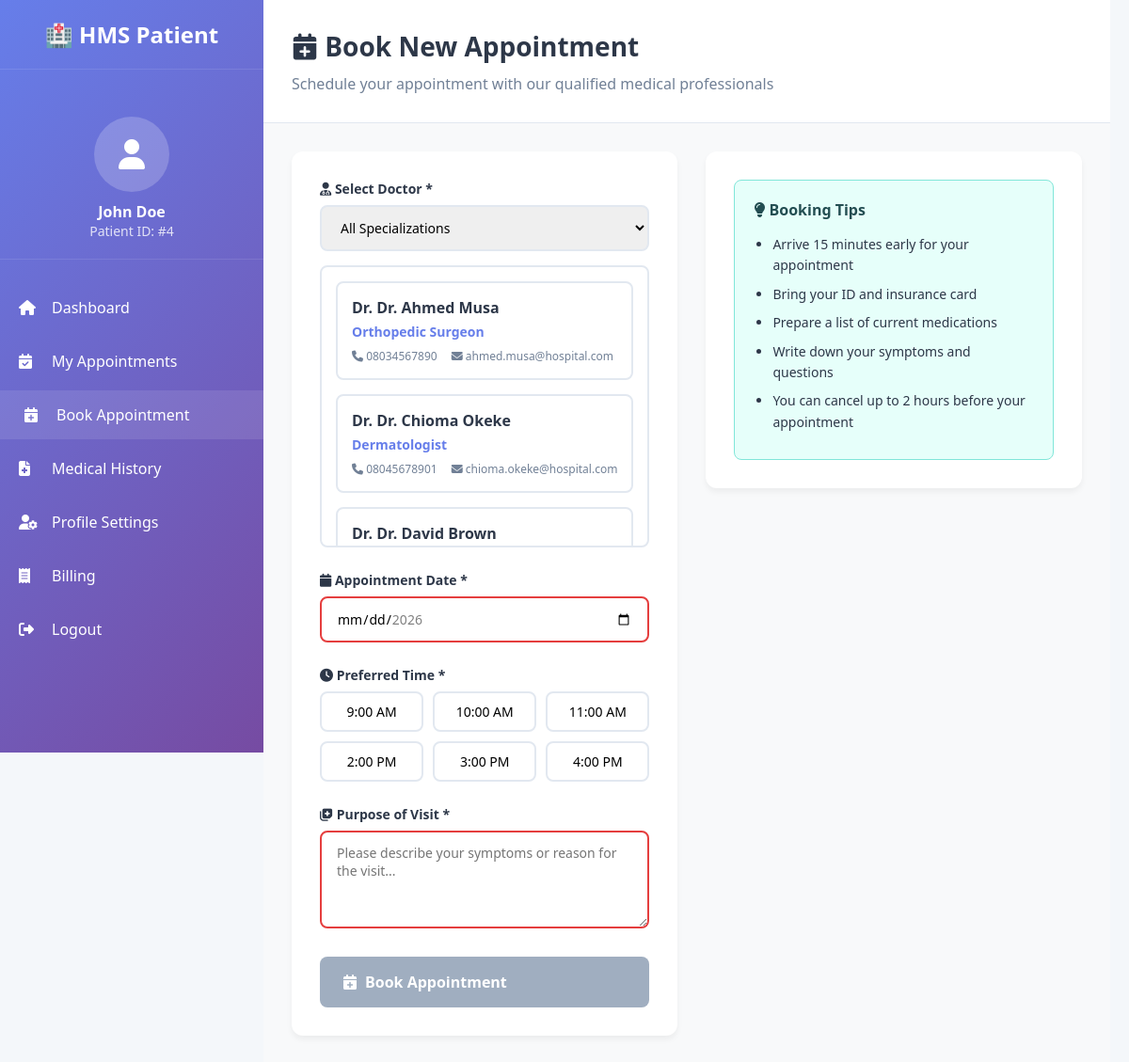
Page /dashboard/patient_book_appointment.php (signed in) on the committed database.
### tables this page shows
CREATE TABLE `patients` (
  `id` int(11) NOT NULL,
  `name` varchar(100) NOT NULL,
  `email` varchar(100) NOT NULL,
  `phone` varchar(20) NOT NULL,
  `gender` enum('Male','Female') NOT NULL,
  `age` int(11) NOT NULL,
  `created_at` timestamp NOT NULL DEFAULT current_timestamp()
);

CREATE TABLE `doctors` (
  `id` int(11) NOT NULL,
  `name` varchar(100) NOT NULL,
  `specialization` varchar(100) NOT NULL,
  `email` varchar(100) NOT NULL,
  `phone` varchar(20) NOT NULL,
  `schedule` text DEFAULT NULL,
  `created_at` timestamp NOT NULL DEFAULT current_timestamp()
);

### dashboard/patient_book_appointment.php (the view, shortened to what this page needs)
<?php
include("../includes/db.php");
$user_id = $_SESSION['user_id'];
$patient_sql = $conn->prepare("SELECT * FROM patients WHERE id = ?");
$patient_sql->bind_param("i", $user_id);
$patient_sql->execute();
$patient = $patient_sql->get_result()->fetch_assoc();
$doctors_sql = $conn->prepare("SELECT * FROM doctors ORDER BY name ASC");
$doctors_sql->execute();
$doctors_result = $doctors_sql->get_result();
?>
<!DOCTYPE html>
<html lang="en">
<head>
    <link rel="stylesheet" href="../assets/css/dashboard.css">
    <link rel="stylesheet" href="https://cdnjs.cloudflare.com/ajax/libs/font-awesome/6.4.0/css/all.min.css">
</head>
<body>
    <div class="patient-sidebar">
        <div class="sidebar-logo">
            🏥 HMS Patient
        </div>
        <div class="patient-info">
            <div class="patient-avatar">
                <i class="fas fa-user"></i>
            </div>
            <h4><?php echo htmlspecialchars($patient['name']); ?></h4>
            <p style="opacity: 0.8; font-size: 14px;">Patient ID: #<?php echo $patient['id']; ?></p>
        </div>
        <ul class="sidebar-menu">
            <li><a href="patient.php"><i class="fas fa-home"></i> Dashboard</a></li>
            <li><a href="patient_appointments.php"><i class="fas fa-calendar-check"></i> My Appointments</a></li>
            <li><a href="patient_book_appointment.php" class="active"><i class="fas fa-calendar-plus"></i> Book Appointment</a></li>
            <li><a href="patient_medical_history.php"><i class="fas fa-file-medical"></i> Medical History</a></li>
            <li><a href="patient_profile.php"><i class="fas fa-user-cog"></i> Profile Settings</a></li>
            <li><a href="patient_billing.php"><i class="fas fa-receipt"></i> Billing</a></li>
            <li>
                <a href="../logout.php" onclick="return confirm('Are you sure you want to log out?')">
                    <i class="fas fa-sign-out-alt"></i> Logout
                </a>
            </li>
        </ul>
    </div>
    <div class="patient-main-content">
        <div class="content-header">
            <h1><i class="fas fa-calendar-plus"></i> Book New Appointment</h1>
            <p>Schedule your appointment with our qualified medical professionals</p>
        </div>
        <div class="booking-container">
            <div class="booking-form">
                <form method="POST" id="bookingForm">
                    <div class="form-group">
                        <label class="form-label">
                            <i class="fas fa-user-md"></i> Select Doctor *
                        </label>
                        <div class="specialty-filter">
                            <select id="specialtyFilter" class="form-control">
                                <option value="">All Specializations</option>
                            </select>
                        </div>
                        <div class="doctor-selection" id="doctorSelection">
                            <?php while ($doctor = $doctors_result->fetch_assoc()): ?>
                                <label class="doctor-card" data-specialty="<?php echo htmlspecialchars($doctor['specialization']); ?>">
                                    <div class="doctor-info">
                                        <h4>Dr. <?php echo htmlspecialchars($doctor['name']); ?></h4>
                                        <div class="doctor-specialty"><?php echo htmlspecialchars($doctor['specialization']); ?></div>
                                        <div class="doctor-details">
                                            <span><i class="fas fa-phone"></i> <?php echo htmlspecialchars($doctor['phone']); ?></span>
                                            <span><i class="fas fa-envelope"></i> <?php echo htmlspecialchars($doctor['email']); ?></span>
                                        </div>
                                    </div>
                                </label>
                            <?php endwhile; ?>
                        </div>
                    </div>
                    <div class="form-group">
                        <label class="form-label" for="appointment_date">
                            <i class="fas fa-calendar"></i> Appointment Date *
                        </label>
                        <input type="date" id="appointment_date" name="appointment_date"
                               class="form-control"
                               min="<?php echo date('Y-m-d', strtotime('+1 day')); ?>"
                               max="<?php echo date('Y-m-d', strtotime('+3 months')); ?>"
                               required>
                    </div>
                    <div class="form-group">
                        <label class="form-label">
                            <i class="fas fa-clock"></i> Preferred Time *
                        </label>
                        <div class="time-slots">
                            <?php
                            $time_slots = ['09:00', '10:00', '11:00', '14:00', '15:00', '16:00'];
                            foreach ($time_slots as $time):
                            ?>
                                <label class="time-slot">
                                    <?php echo date('g:i A', strtotime($time)); ?>
                                </label>
                            <?php endforeach; ?>
                        </div>
                    </div>
                    <div class="form-group">
                        <label class="form-label" for="purpose">
                            <i class="fas fa-notes-medical"></i> Purpose of Visit *
                        </label>
                        <textarea id="purpose" name="purpose" class="form-control" rows="4"
                                  placeholder="Please describe your symptoms or reason for the visit..."
                                  required></textarea>
                    </div>
                    <button type="submit" name="book_appointment" class="btn btn-primary btn-large" id="submitBtn" disabled>
                        <i class="fas fa-calendar-plus"></i> Book Appointment
                    </button>
                </form>
            </div>
            <div class="booking-sidebar">
                <div class="booking-tips">
                    <h3><i class="fas fa-lightbulb"></i> Booking Tips</h3>
                    <ul>
                        <li>Arrive 15 minutes early for your appointment</li>
                        <li>Bring your ID and insurance card</li>
                        <li>Prepare a list of current medications</li>
                        <li>Write down your symptoms and questions</li>
                        <li>You can cancel up to 2 hours before your appointment</li>
                    </ul>
                </div>
            </div>
        </div>
    </div>
</body>
</html>

### assets/css/dashboard.css (style rules this page uses)
* { margin: 0; padding: 0; box-sizing: border-box; font-family: "Segoe UI", Tahoma, Geneva, Verdana, sans-serif; }
body { display: flex; background: #f4f7fa; }
.sidebar-logo { text-align: center; font-size: 24px; font-weight: bold; margin-bottom: 30px; }
.sidebar-menu { list-style: none; }
.sidebar-menu li { margin: 15px 0; }
.sidebar-menu a { color: #fff; text-decoration: none; padding: 10px 20px; display: flex; align-items: center; transition: background 0.3s; }
.sidebar-menu i { margin-right: 10px; }

### dashboard/patient_book_appointment.php (style rules this page uses)
.patient-sidebar { background: linear-gradient(135deg, #667eea 0%, #764ba2 100%); width: 280px; height: 100vh; position: fixed; left: 0; top: 0; color: white; transition: all 0.3s ease; }
.patient-sidebar .sidebar-logo { padding: 20px; text-align: center; font-size: 24px; font-weight: bold; border-bottom: 1px solid rgba(255,255,255,0.1); }
.patient-sidebar .patient-info { padding: 20px; text-align: center; border-bottom: 1px solid rgba(255,255,255,0.1); }
.patient-sidebar .patient-avatar { width: 80px; height: 80px; border-radius: 50%; background: rgba(255,255,255,0.2); display: flex; align-items: center; justify-content: center; margin: 0 auto 10px; font-size: 32px; }
.patient-sidebar .sidebar-menu { list-style: none; padding: 20px 0; margin: 0; }
.patient-sidebar .sidebar-menu li { margin: 5px 0; }
.patient-sidebar .sidebar-menu a { display: flex; align-items: center; padding: 15px 20px; color: white; text-decoration: none; transition: all 0.3s ease; }
.patient-sidebar .sidebar-menu a:hover, .patient-sidebar .sidebar-menu a.active { background: rgba(255,255,255,0.1); padding-left: 25px; }
.patient-sidebar .sidebar-menu i { margin-right: 15px; width: 20px; }
.patient-main-content { margin-left: 280px; padding: 0; background: #f8f9fa; min-height: 100vh; }
.content-header { background: white; padding: 30px; border-bottom: 1px solid #e2e8f0; }
.content-header h1 { margin: 0 0 10px 0; color: #2d3748; font-size: 28px; }
.content-header p { color: #718096; margin: 0; }
.booking-container { padding: 30px; display: grid; grid-template-columns: 1fr 400px; gap: 30px; }
.booking-form { background: white; padding: 30px; border-radius: 12px; box-shadow: 0 4px 6px rgba(0,0,0,0.05); }
.booking-sidebar { background: white; padding: 30px; border-radius: 12px; box-shadow: 0 4px 6px rgba(0,0,0,0.05); height: fit-content; }
.form-group { margin-bottom: 25px; }
.form-label { display: block; margin-bottom: 8px; font-weight: 600; color: #2d3748; font-size: 14px; }
.form-control { width: 100%; padding: 12px 16px; border: 2px solid #e2e8f0; border-radius: 8px; font-size: 14px; transition: all 0.3s ease; box-sizing: border-box; }
.form-control:invalid { border-color: #e53e3e; }
.doctor-selection { display: grid; gap: 15px; max-height: 300px; overflow-y: auto; border: 2px solid #e2e8f0; border-radius: 8px; padding: 15px; }
.doctor-card { padding: 15px; border: 2px solid #e2e8f0; border-radius: 8px; cursor: pointer; transition: all 0.3s ease; position: relative; }
.doctor-info h4 { margin: 0 0 5px 0; color: #2d3748; font-size: 16px; }
.doctor-specialty { color: #667eea; font-weight: 600; font-size: 14px; margin-bottom: 8px; }
.doctor-details { font-size: 12px; color: #718096; display: flex; gap: 15px; }
.time-slots { display: grid; grid-template-columns: repeat(auto-fit, minmax(100px, 1fr)); gap: 10px; }
.time-slot { padding: 10px 15px; border: 2px solid #e2e8f0; border-radius: 8px; background: white; text-align: center; cursor: pointer; transition: all 0.3s ease; font-size: 14px; font-weight: 500; }
.specialty-filter { margin-bottom: 15px; }
.btn { padding: 12px 24px; border: none; border-radius: 8px; cursor: pointer; text-decoration: none; font-size: 14px; font-weight: 600; transition: all 0.3s ease; display: inline-flex; align-items: center; gap: 8px; }
.btn-primary { background: #667eea; color: white; }
.btn-primary:disabled { background: #a0aec0; cursor: not-allowed; transform: none; }
.btn-large { width: 100%; padding: 16px 24px; font-size: 16px; }
.booking-tips { background: #e6fffa; border: 1px solid #81e6d9; border-radius: 8px; padding: 20px; }
.booking-tips h3 { margin: 0 0 15px 0; color: #234e52; font-size: 16px; }
.booking-tips ul { margin: 0; padding-left: 20px; color: #2d3748; font-size: 14px; line-height: 1.6; }
.booking-tips li { margin-bottom: 8px; }

### rows in the picture
patients: name "John Doe", id "4"
doctors: name "Dr. Ahmed Musa", specialization "Orthopedic Surgeon", phone "08034567890", email "ahmed.musa@hospital.com"
doctors: name "Dr. Chioma Okeke", specialization "Dermatologist", phone "08045678901", email "chioma.okeke@hospital.com"
doctors: name "Dr. David Brown"

### other values in the picture
date('g:i A', strtotime($time)) "9:00 AM"
date('g:i A', strtotime($time)) "10:00 AM"
date('g:i A', strtotime($time)) "11:00 AM"
date('g:i A', strtotime($time)) "2:00 PM"
date('g:i A', strtotime($time)) "3:00 PM"
date('g:i A', strtotime($time)) "4:00 PM"
